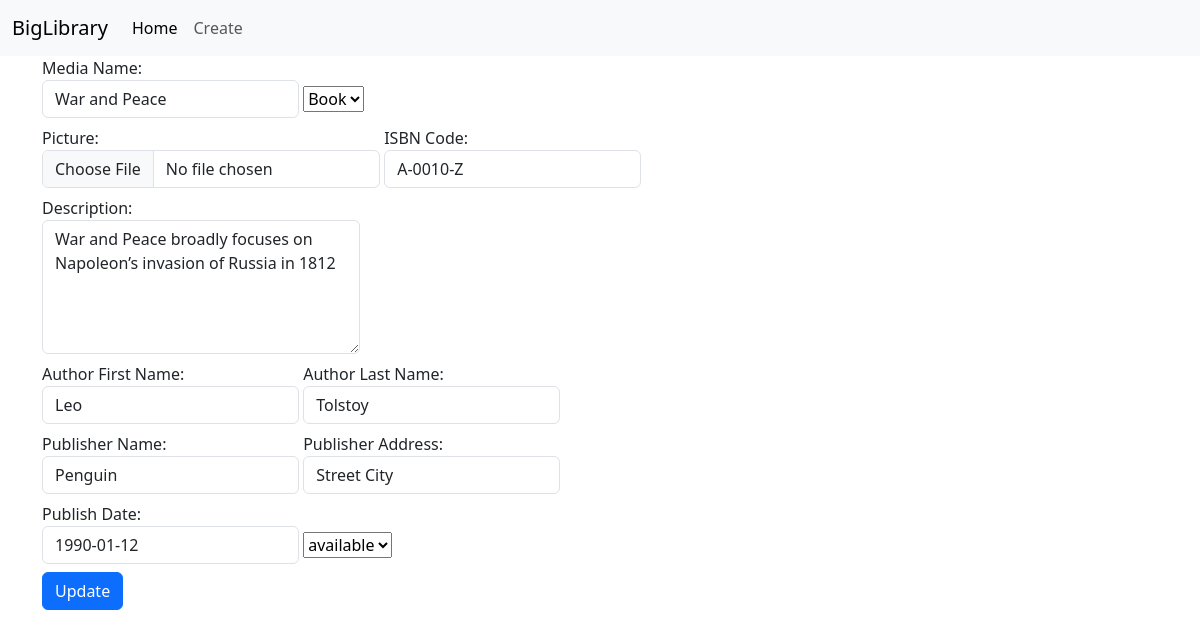
The page /update.php?bookid=1 on the database its author committed.
### tables this page shows
CREATE TABLE `biglibrary` (
  `bookid` int(11) NOT NULL,
  `title` varchar(255) NOT NULL,
  `image` varchar(255) NOT NULL,
  `isbn_code` varchar(255) NOT NULL,
  `short_description` varchar(255) NOT NULL,
  `type` varchar(255) NOT NULL,
  `author_first_name` varchar(255) NOT NULL,
  `author_last_name` varchar(255) NOT NULL,
  `publisher_name` varchar(255) NOT NULL,
  `publisher_address` varchar(255) NOT NULL,
  `publish_date` date DEFAULT NULL,
  `status` varchar(255) NOT NULL
);

### update.php (the view, shortened to what this page needs)
<?php
    require_once 'includes/db_connect.php';
    $bookid = $_GET["bookid"];
    $sql = "SELECT * from biglibrary where bookid = $bookid";
    $result = mysqli_query($connect, $sql);
    $row = mysqli_fetch_assoc($result);
?>
<!DOCTYPE html>
<html lang="en">
<head>
    <link href="https://cdn.jsdelivr.net/npm/bootstrap@5.3.2/dist/css/bootstrap.min.css" rel="stylesheet">
</head>
<body>
    <?php require_once 'includes/navbar.php' ?>
    <div class="container">
        <form action="" method="POST" enctype="multipart/form-data">
            <label class="form-label">
                Media Name:
                <input type="text" name="title" class="form-control" value="<?= $row["title"] ?>">
            </label>
            <select name="type">
                <option value="Book"<?php echo $row["type"] == "Book" ? "selected" : "" ?>>Book</option>
            </select>
            <label class="form-label">
                Picture:
                <input type="file" name="image" class="form-control">
            </label>
            <label class="form-label">
                ISBN Code:
                <input type="text" name="isbn_code" class="form-control" value="<?= $row["isbn_code"] ?>">
            </label>
            <br>
            <label class="form-label">
                Description:
                <textarea class="form-control" name="short_description" id="" cols="30" rows="5"><?= $row["short_description"]?></textarea>
            </label>
            <br>
            <label class="form-label">
                Author First Name:
                <input type="text" name="author_first_name" class="form-control"value="<?= $row["author_first_name"] ?>">
            </label>
            <label class="form-label">
                Author Last Name:
                <input type="text" name="author_last_name" class="form-control" value="<?= $row["author_last_name"] ?>">
            </label>
            <br>
            <label class="form-label">
                Publisher Name:
                <input type="text" name="publisher_name" class="form-control" value="<?= $row["publisher_name"] ?>">
            </label>
            <label class="form-label">
                Publisher Address:
                <input type="text" name="publisher_address" class="form-control" value="<?= $row["publisher_address"] ?>">
            </label>
            <br>
            <label class="form-label">
                Publish Date:
                <input type="text" name="publish_date" class="form-control" value="<?= $row["publish_date"] ?>">
            </label>
            <select name="status">
                <option value="available"<?php echo $row["status"] == "available" ? "selected" : "" ?>>available</option>
            </select>
            <br>
             <input type="submit" value="Update" name="update" class="btn btn-primary">
        </form>
    </div>
</body>
</html>

### includes/navbar.php
<?php
    echo "
    <nav class='navbar navbar-expand-lg bg-body-tertiary'>
        <div class='container-fluid'>
            <a class='navbar-brand' href='index.php'>BigLibrary</a>
            <button class='navbar-toggler' type='button' data-bs-toggle='collapse' data-bs-target='#navbarSupportedContent' aria-controls='navbarSupportedContent' aria-expanded='false' aria-label='Toggle navigation'>
            <span class='navbar-toggler-icon'></span>
            </button>
            <div class='collapse navbar-collapse' id='navbarSupportedContent'>
                <ul class='navbar-nav me-auto mb-2 mb-lg-0'>
                    <li class='nav-item'>
                        <a class='nav-link active' aria-current='page' href='index.php'>Home</a>
                    </li>
                    <li class='nav-item'>
                        <a class='nav-link' href='create.php'>Create</a>
                    </li>
                </ul>
            </div>
        </div>
    </nav>
    ";

### rows shown on the page
biglibrary: title "War and Peace", type "Book", isbn_code "A-0010-Z", short_description "War and Peace broadly focuses on Napoleon’s invasion of Russia in 1812", author_last_name "Tolstoy", publisher_name "Penguin", publisher_address "Street City", publish_date "1990-01-12", status "available"
